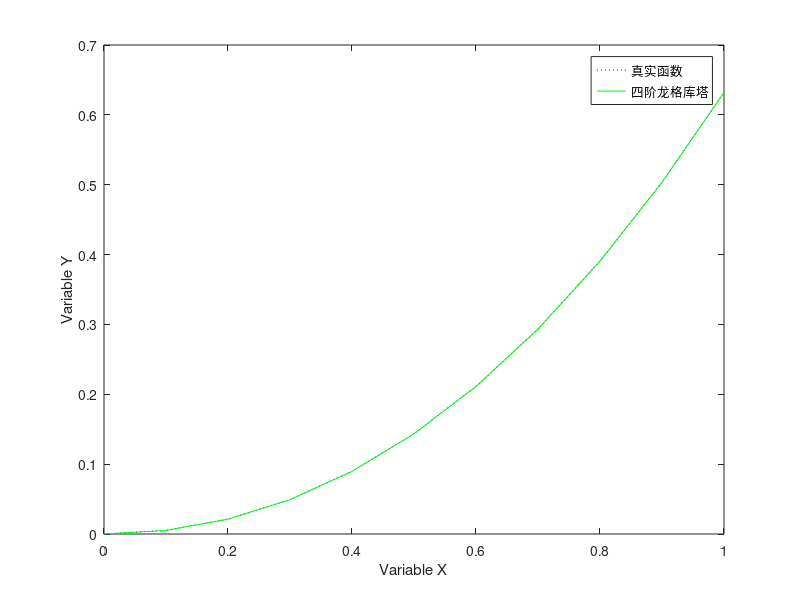

This figure's MATLAB source:
clear
x=0:0.1:1;
yr=-exp(-x)+x.*x-x+1;
f=x.*x+x-yr;
x1=0;
yn=0;
L=zeros(1,11);
L(1)=0;
for n=1:10
    k1=x1^2+x1-yn;
    k2=(x1+0.05)^2+(x1+0.05)-(yn+0.05*k1);
    k3=(x1+0.05)^2+(x1+0.05)-(yn+0.05*k2);
    k4=(x1+0.1)^2+(x1+0.1)-(yn+0.1*k3);
    yn1=yn+0.1*(k1+2*k2+2*k3+k4)/6;
    if(n<=10)
        L(n+1)=yn1;
    end
    yn=yn1;
    x1=x1+0.1;
end
plot(x,yr,':b',x,L,'g')
xlabel('Variable X');
ylabel('Variable Y');
legend('真实函数','四阶龙格库塔')